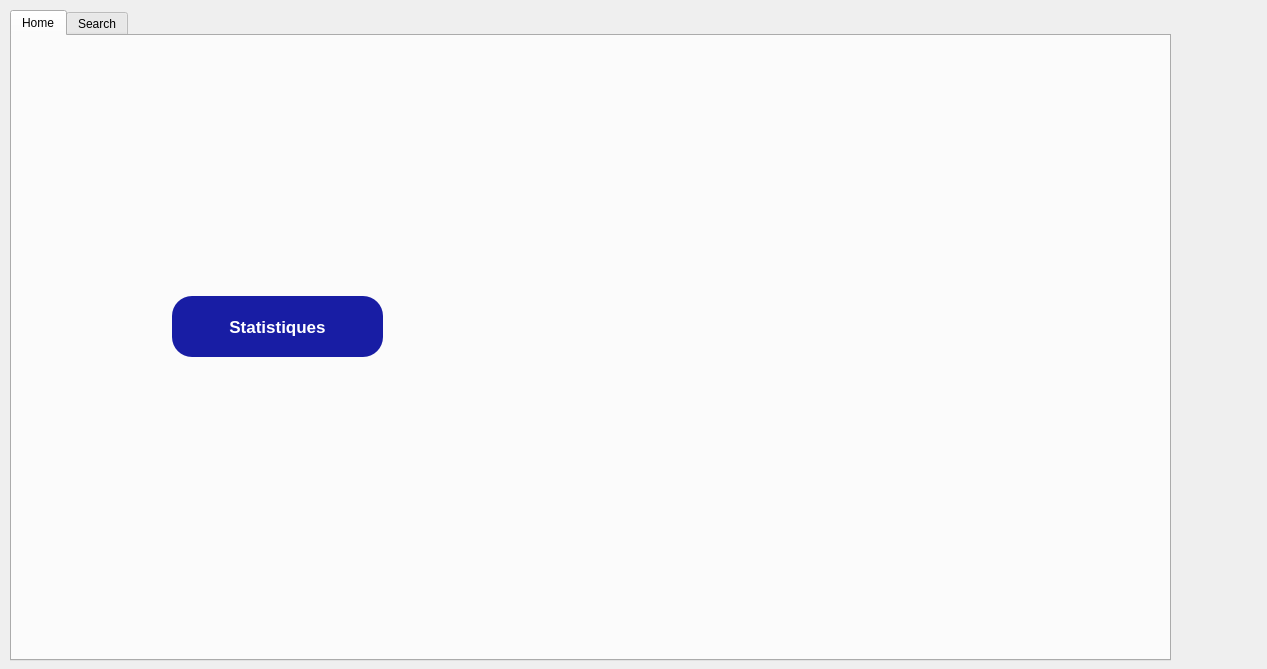
<?xml version="1.0" encoding="UTF-8"?>
<ui version="4.0">
 <class>user_dialog</class>
 <widget class="QDialog" name="user_dialog">
  <property name="geometry">
   <rect>
    <x>0</x>
    <y>0</y>
    <width>1267</width>
    <height>669</height>
   </rect>
  </property>
  <property name="windowTitle">
   <string>Dialog</string>
  </property>
  <widget class="QTabWidget" name="tab_4">
   <property name="enabled">
    <bool>true</bool>
   </property>
   <property name="geometry">
    <rect>
     <x>10</x>
     <y>10</y>
     <width>1161</width>
     <height>651</height>
    </rect>
   </property>
   <property name="styleSheet">
    <string notr="true">QPushButton
{
background-color : #181DA4 ;
border-radius : 20px ;
color : white ;
}</string>
   </property>
   <property name="currentIndex">
    <number>0</number>
   </property>
   <property name="iconSize">
    <size>
     <width>30</width>
     <height>30</height>
    </size>
   </property>
   <property name="documentMode">
    <bool>false</bool>
   </property>
   <property name="tabsClosable">
    <bool>false</bool>
   </property>
   <property name="movable">
    <bool>true</bool>
   </property>
   <widget class="QWidget" name="Home">
    <attribute name="icon">
     <iconset resource="resources.qrc">
      <normaloff>:/new/prefix1/30.png</normaloff>:/new/prefix1/30.png</iconset>
    </attribute>
    <attribute name="title">
     <string>Home</string>
    </attribute>
    <widget class="QLabel" name="label">
     <property name="geometry">
      <rect>
       <x>560</x>
       <y>20</y>
       <width>531</width>
       <height>481</height>
      </rect>
     </property>
     <property name="text">
      <string/>
     </property>
     <property name="pixmap">
      <pixmap>4.png</pixmap>
     </property>
     <property name="scaledContents">
      <bool>true</bool>
     </property>
    </widget>
    <widget class="QLabel" name="label_7">
     <property name="geometry">
      <rect>
       <x>0</x>
       <y>0</y>
       <width>521</width>
       <height>291</height>
      </rect>
     </property>
     <property name="text">
      <string/>
     </property>
     <property name="pixmap">
      <pixmap>14.png</pixmap>
     </property>
     <property name="scaledContents">
      <bool>true</bool>
     </property>
    </widget>
    <widget class="QLabel" name="label_8">
     <property name="geometry">
      <rect>
       <x>130</x>
       <y>70</y>
       <width>931</width>
       <height>541</height>
      </rect>
     </property>
     <property name="text">
      <string/>
     </property>
     <property name="pixmap">
      <pixmap>13.png</pixmap>
     </property>
     <property name="scaledContents">
      <bool>true</bool>
     </property>
    </widget>
    <widget class="QPushButton" name="pushButton_stat">
     <property name="geometry">
      <rect>
       <x>160</x>
       <y>260</y>
       <width>211</width>
       <height>61</height>
      </rect>
     </property>
     <property name="font">
      <font>
       <family>Arial</family>
       <pointsize>13</pointsize>
       <weight>75</weight>
       <bold>true</bold>
      </font>
     </property>
     <property name="autoFillBackground">
      <bool>false</bool>
     </property>
     <property name="text">
      <string>Statistiques</string>
     </property>
     <property name="icon">
      <iconset resource="resources.qrc">
       <normaloff>:/new/prefix1/55.png</normaloff>:/new/prefix1/55.png</iconset>
     </property>
     <property name="iconSize">
      <size>
       <width>40</width>
       <height>40</height>
      </size>
     </property>
    </widget>
    <zorder>label_7</zorder>
    <zorder>label_8</zorder>
    <zorder>label</zorder>
    <zorder>pushButton_stat</zorder>
   </widget>
   <widget class="QWidget" name="tab">
    <attribute name="icon">
     <iconset resource="resources.qrc">
      <normaloff>:/new/prefix1/48.png</normaloff>:/new/prefix1/48.png</iconset>
    </attribute>
    <attribute name="title">
     <string>Search</string>
    </attribute>
    <widget class="QWidget" name="layoutWidget_2">
     <property name="geometry">
      <rect>
       <x>60</x>
       <y>40</y>
       <width>431</width>
       <height>27</height>
      </rect>
     </property>
     <layout class="QHBoxLayout" name="horizontalLayout_5">
      <item>
       <widget class="QLabel" name="label_6">
        <property name="text">
         <string>Titre</string>
        </property>
       </widget>
      </item>
      <item>
       <widget class="QLineEdit" name="lineEdit_titre"/>
      </item>
     </layout>
    </widget>
    <widget class="QWidget" name="layoutWidget">
     <property name="geometry">
      <rect>
       <x>60</x>
       <y>80</y>
       <width>431</width>
       <height>381</height>
      </rect>
     </property>
     <layout class="QVBoxLayout" name="verticalLayout_2">
      <item>
       <layout class="QHBoxLayout" name="horizontalLayout">
        <item>
         <widget class="QLabel" name="label_2">
          <property name="text">
           <string>Nom Auteur</string>
          </property>
         </widget>
        </item>
        <item>
         <widget class="QComboBox" name="comboBox_auteur"/>
        </item>
        <item>
         <widget class="QLineEdit" name="lineEdit_auteur">
          <property name="enabled">
           <bool>false</bool>
          </property>
         </widget>
        </item>
       </layout>
      </item>
      <item>
       <layout class="QHBoxLayout" name="horizontalLayout_2">
        <item>
         <widget class="QLabel" name="label_3">
          <property name="text">
           <string>Etat</string>
          </property>
         </widget>
        </item>
        <item>
         <layout class="QVBoxLayout" name="verticalLayout">
          <item>
           <widget class="QCheckBox" name="checkBox_emprunte">
            <property name="text">
             <string>Emprunté</string>
            </property>
           </widget>
          </item>
          <item>
           <widget class="QCheckBox" name="checkBox_non_emprunte">
            <property name="text">
             <string>Non emprunté</string>
            </property>
           </widget>
          </item>
         </layout>
        </item>
       </layout>
      </item>
      <item>
       <layout class="QHBoxLayout" name="horizontalLayout_3">
        <item>
         <widget class="QLabel" name="label_4">
          <property name="text">
           <string>Nombre de pages sup à</string>
          </property>
         </widget>
        </item>
        <item>
         <widget class="QLineEdit" name="lineEdit_minpages"/>
        </item>
       </layout>
      </item>
      <item>
       <layout class="QHBoxLayout" name="horizontalLayout_4">
        <item>
         <widget class="QLabel" name="label_5">
          <property name="text">
           <string>Nombre de pages inf à</string>
          </property>
         </widget>
        </item>
        <item>
         <widget class="QLineEdit" name="lineEdit_maxpages"/>
        </item>
       </layout>
      </item>
     </layout>
    </widget>
    <widget class="QTableView" name="tableView_user">
     <property name="geometry">
      <rect>
       <x>650</x>
       <y>30</y>
       <width>441</width>
       <height>431</height>
      </rect>
     </property>
    </widget>
    <widget class="QLabel" name="label_user_status">
     <property name="geometry">
      <rect>
       <x>40</x>
       <y>580</y>
       <width>361</width>
       <height>21</height>
      </rect>
     </property>
     <property name="text">
      <string>TextLabel</string>
     </property>
    </widget>
    <widget class="QGroupBox" name="groupBox">
     <property name="geometry">
      <rect>
       <x>30</x>
       <y>10</y>
       <width>531</width>
       <height>541</height>
      </rect>
     </property>
     <property name="title">
      <string>Livre Filter</string>
     </property>
     <widget class="QPushButton" name="pushButton_search">
      <property name="geometry">
       <rect>
        <x>330</x>
        <y>470</y>
        <width>131</width>
        <height>41</height>
       </rect>
      </property>
      <property name="text">
       <string>Search</string>
      </property>
      <property name="icon">
       <iconset resource="resources.qrc">
        <normaloff>:/new/prefix1/64.png</normaloff>:/new/prefix1/64.png</iconset>
      </property>
     </widget>
     <widget class="QPushButton" name="pushButton_init">
      <property name="geometry">
       <rect>
        <x>40</x>
        <y>470</y>
        <width>60</width>
        <height>40</height>
       </rect>
      </property>
      <property name="text">
       <string/>
      </property>
      <property name="icon">
       <iconset resource="resources.qrc">
        <normaloff>:/new/prefix1/46.png</normaloff>:/new/prefix1/46.png</iconset>
      </property>
     </widget>
    </widget>
    <widget class="QGroupBox" name="groupBox_2">
     <property name="geometry">
      <rect>
       <x>610</x>
       <y>10</y>
       <width>541</width>
       <height>541</height>
      </rect>
     </property>
     <property name="title">
      <string>Livre Trouvé</string>
     </property>
     <widget class="QPushButton" name="pushButton_load_user">
      <property name="geometry">
       <rect>
        <x>210</x>
        <y>470</y>
        <width>80</width>
        <height>40</height>
       </rect>
      </property>
      <property name="text">
       <string>Load</string>
      </property>
      <property name="icon">
       <iconset resource="resources.qrc">
        <normaloff>:/new/prefix1/42.png</normaloff>:/new/prefix1/42.png</iconset>
      </property>
     </widget>
    </widget>
    <zorder>groupBox_2</zorder>
    <zorder>groupBox</zorder>
    <zorder>layoutWidget_2</zorder>
    <zorder>layoutWidget</zorder>
    <zorder>tableView_user</zorder>
    <zorder>label_user_status</zorder>
   </widget>
  </widget>
 </widget>
 <resources>
  <include location="resources.qrc"/>
 </resources>
 <connections/>
</ui>
